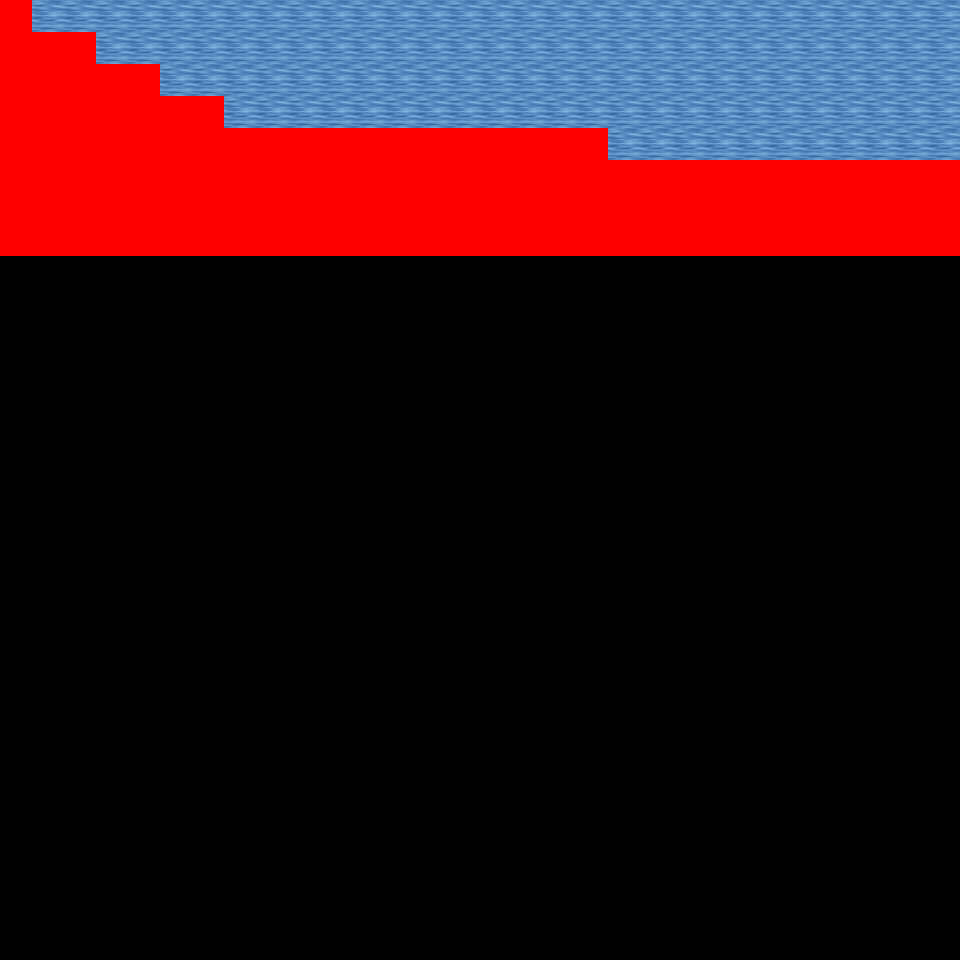

The image is a tile-based game level rendered from a .tmx file. Its description and source (layers, tilesets, objects; grid data summarised) follow:
An orthogonal 30x30 tile map with 32x32 px tiles, 6 tile layers (Ground, Object, Object2, Above, ...), 27 tilesets and 4 objects (4x mapExit).

<map version="1.0" orientation="orthogonal" renderorder="right-down" width="30" height="30" tilewidth="32" tileheight="32" nextobjectid="5">
  <tileset firstgid="1" name="tileset_logic_collision" tilewidth="32" tileheight="32" tilecount="1" columns="1">
    <image source="../drawable/tileset_logic_collision.png" width="32" height="32" />
  </tileset>
  <tileset firstgid="2" name="tileset_ground_ground" tilewidth="32" tileheight="32" tilecount="33" columns="3">
    <image source="../drawable/tileset_ground_ground.png" width="96" height="352" />
  </tileset>
  <tileset firstgid="35" name="tileset_ground_water_pool" tilewidth="32" tileheight="32" tilecount="72" columns="3">
    <image source="../drawable/tileset_ground_water_pool.png" width="96" height="768" />
  </tileset>
  <tileset firstgid="107" name="tileset_ground_water_pool_corners" tilewidth="32" tileheight="32" tilecount="72" columns="3">
    <image source="../drawable/tileset_ground_water_pool_corners.png" width="96" height="768" />
  </tileset>
  <tileset firstgid="179" name="tileset_ground_grass_edges" tilewidth="32" tileheight="32" tilecount="36" columns="12">
    <image source="../drawable/tileset_ground_grass_edges.png" width="384" height="96" />
  </tileset>
  <tileset firstgid="215" name="tileset_plant_grasses" tilewidth="32" tileheight="32" tilecount="6" columns="3">
    <image source="../drawable/tileset_plant_grasses.png" width="96" height="64" />
  </tileset>
  <tileset firstgid="221" name="tileset_ground_grass_corners" tilewidth="32" tileheight="32" tilecount="24" columns="6">
    <image source="../drawable/tileset_ground_grass_corners.png" width="192" height="128" />
  </tileset>
  <tileset firstgid="245" name="tileset_plant_flower_daisy_white" tilewidth="32" tileheight="32" tilecount="8" columns="2">
    <image source="../drawable/tileset_plant_flower_daisy_white.png" width="64" height="128" />
  </tileset>
  <tileset firstgid="253" name="tileset_item_corpse_huge_animal" tilewidth="32" tileheight="32" tilecount="16" columns="2">
    <image source="../drawable/tileset_item_corpse_huge_animal.png" width="64" height="256" />
  </tileset>
  <tileset firstgid="269" name="tileset_plant_cactus" tilewidth="32" tileheight="32" tilecount="2" columns="1">
    <image source="../drawable/tileset_plant_cactus.png" width="32" height="64" />
  </tileset>
  <tileset firstgid="271" name="tileset_item_corpse_skull_pale" tilewidth="32" tileheight="32" tilecount="2" columns="2">
    <image source="../drawable/tileset_item_corpse_skull_pale.png" width="64" height="32" />
  </tileset>
  <tileset firstgid="273" name="tileset_logic_creature_animal" tilewidth="32" tileheight="32" tilecount="32" columns="8">
    <image source="../drawable/tileset_logic_creature_animal.png" width="256" height="128" />
  </tileset>
  <tileset firstgid="305" name="tileset_logic_creature_golem" tilewidth="32" tileheight="32" tilecount="4" columns="4">
    <image source="../drawable/tileset_logic_creature_golem.png" width="128" height="32" />
  </tileset>
  <tileset firstgid="309" name="tileset_logic_creature_elemental" tilewidth="32" tileheight="32" tilecount="16" columns="8">
    <image source="../drawable/tileset_logic_creature_elemental.png" width="256" height="64" />
  </tileset>
  <tileset firstgid="325" name="tileset_ground_water_pool_deep" tilewidth="32" tileheight="32" tilecount="72" columns="3">
    <image source="../drawable/tileset_ground_water_pool_deep.png" width="96" height="768" />
  </tileset>
  <tileset firstgid="397" name="tileset_plant_tree_palm_trees" tilewidth="32" tileheight="32" tilecount="40" columns="4">
    <image source="../drawable/tileset_plant_tree_palm_trees.png" width="128" height="320" />
  </tileset>
  <tileset firstgid="437" name="tileset_building_roof_straw" tilewidth="32" tileheight="32" tilecount="20" columns="5">
    <image source="../drawable/tileset_building_roof_straw.png" width="160" height="128" />
  </tileset>
  <tileset firstgid="457" name="tileset_item_sign_large" tilewidth="32" tileheight="32" tilecount="15" columns="5">
    <image source="../drawable/tileset_item_sign_large.png" width="160" height="96" />
  </tileset>
  <tileset firstgid="472" name="tileset_item_campfires" tilewidth="32" tileheight="32" tilecount="2" columns="2">
    <image source="../drawable/tileset_item_campfires.png" width="64" height="32" />
  </tileset>
  <tileset firstgid="474" name="tileset_item_firewood" tilewidth="32" tileheight="32" tilecount="12" columns="3">
    <image source="../drawable/tileset_item_firewood.png" width="96" height="128" />
  </tileset>
  <tileset firstgid="486" name="tileset_logic_item_corn" tilewidth="32" tileheight="32" tilecount="5" columns="5">
    <image source="../drawable/tileset_logic_item_corn.png" width="160" height="32" />
  </tileset>
  <tileset firstgid="491" name="tileset_plant_tree_umbrella_thorn" tilewidth="32" tileheight="32" tilecount="18" columns="6">
    <image source="../drawable/tileset_plant_tree_umbrella_thorn.png" width="192" height="96" />
  </tileset>
  <tileset firstgid="509" name="tileset_logic_item_fruits" tilewidth="32" tileheight="32" tilecount="16" columns="8">
    <image source="../drawable/tileset_logic_item_fruits.png" width="256" height="64" />
  </tileset>
  <tileset firstgid="525" name="tileset_ground_sand_2" tilewidth="32" tileheight="32" tilecount="15" columns="5">
    <image source="../drawable/tileset_ground_sand_2.png" width="160" height="96" />
  </tileset>
  <tileset firstgid="540" name="tileset_ground_sand_1" tilewidth="32" tileheight="32" tilecount="10" columns="2">
    <image source="../drawable/tileset_ground_sand_1.png" width="64" height="160" />
  </tileset>
  <tileset firstgid="550" name="tileset_logic_creature_reptile" tilewidth="32" tileheight="32" tilecount="7" columns="7">
    <image source="../drawable/tileset_logic_creature_reptile.png" width="224" height="32" />
  </tileset>
  <tileset firstgid="557" name="tileset_logic_creature_human_cannibal" tilewidth="32" tileheight="32" tilecount="4" columns="4">
    <image source="../drawable/tileset_logic_creature_human_cannibal.png" width="128" height="32" />
  </tileset>
  <layer name="Ground" width="30" height="30">
    <data>[900 cells, 240 non-empty, 8 distinct tile ids]</data>
  </layer>
  <layer name="Object" width="30" height="30">
    <data>[900 cells, 0 non-empty, 0 distinct tile ids]</data>
  </layer>
  <layer name="Object2" width="30" height="30">
    <data>[900 cells, 0 non-empty, 0 distinct tile ids]</data>
  </layer>
  <layer name="Above" width="30" height="30">
    <data>[900 cells, 0 non-empty, 0 distinct tile ids]</data>
  </layer>
  <layer name="Above2" width="30" height="30">
    <data>[900 cells, 0 non-empty, 0 distinct tile ids]</data>
  </layer>
  <layer name="Walkable" width="30" height="30">
    <data>[900 cells, 125 non-empty, 1 distinct tile ids]</data>
  </layer>
  <objectgroup name="MapEvents">
    <object id="1" name="north" type="mapExit" x="32" y="0" width="928" height="32">
      <properties>
        <property name="map" value="level_0_x275_y96" />
        <property name="x" value="1" />
        <property name="y" value="28" />
      </properties>
    </object>
    <object id="2" name="west" type="mapExit" x="0" y="256" width="32" height="704">
      <properties>
        <property name="map" value="level_0_x274_y97" />
        <property name="x" value="28" />
        <property name="y" value="8" />
      </properties>
    </object>
    <object id="3" name="east" type="mapExit" x="928" y="0" width="32" height="160">
      <properties>
        <property name="map" value="level_0_x276_y97" />
        <property name="x" value="1" />
        <property name="y" value="0" />
      </properties>
    </object>
    </objectgroup>
</map>
<!-- 1 of 4 objects omitted -->
